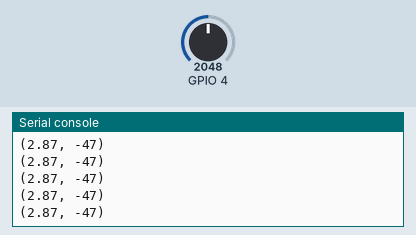
Recording of a program running on a simulated ESP32 board running MicroPython. Shown: the last lines printed to the serial console. The inputs (shaded band) are chosen by the test bench; at power-on: GPIO 4 = 2048 (analog values on the 0–4095 scale).

Above: at 1.2 s.
1.3 s: GPIO 4 set to 2866
At 2.2 s:
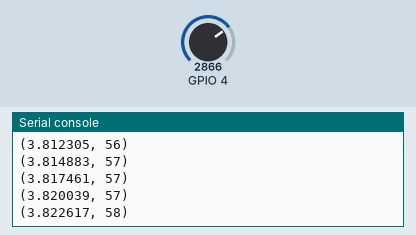
2.8 s: GPIO 4 set to 3603
At 3.9 s:
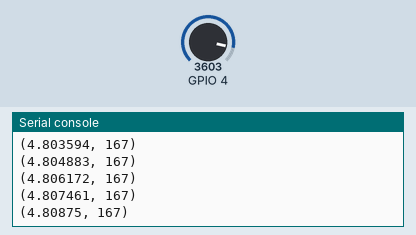
Timing chart, 0 to 5.8 s (numbered marks = the images above; inputs shaded):
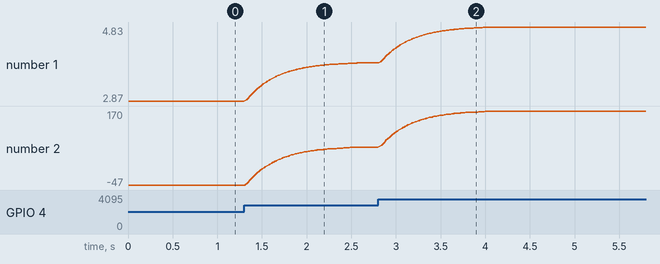

Measured:
- after the input at 1.3 s, the serial console: prints a new line at once (image 1)
- plotted number 1: 2.87 → 3.88 after the input at 1.3 s
- plotted number 2: -47 → 64 after the input at 1.3 s

The program:

Kang_Battery.py
```python
import time
from machine import Pin, ADC
#from machine import Timer
#import machine
from Kang_Queue import Queue

class Battery():
    def __init__(self, pin=4):
        self.adc = ADC(Pin(pin))
        self.adc.atten(ADC.ATTN_11DB)  #开启衰减，量程增大到3.3V
        self.adc_offset = 0
        self.offset_cnt = 100
        self.smoothed_last = 0
        self.temp = []
        self.adc_average_counter = 0
        self.adc_average_time = 5
        self.use_low_pass = True
        self.alpha = 0.97  #low pass coff
        self.queue = Queue()
        self._offset()
        #assert 0==1

    def _offset(self):
        adc_sum = 0
        for i in range(self.offset_cnt):
            adc_value = self.adc.read() #* 3.3 / 4095
            adc_sum += adc_value
            if i >= self.offset_cnt - self.adc_average_time:
                #self.temp.append(adc_value)
                self.queue.enqueue(adc_value)
        self.smoothed_last = adc_sum//self.offset_cnt
        #self.adc_offset = self.smoothed_last #- 4095//2
        #print("offset : ", self.adc_offset)
        #return

    def _calibration(self, V_sample):
        #V_cal = 0.868*V_sample + 0.09
        V_cal = 0.8*V_sample + 0.23
        return V_cal

    def _low_pass_smooth(self, average_adc):
        smoothed_last = int(self.alpha*self.smoothed_last + (1-self.alpha)*average_adc)
        return smoothed_last

    def data_smooth(self, adc_value):
        #self.temp[self.adc_average_counter] = adc_value
        self.queue.dequeue()
        self.queue.enqueue(adc_value)
        average_adc = self.queue.average()
        if self.use_low_pass:
            self.smoothed_last = self._low_pass_smooth(average_adc)
            return self.smoothed_last
        else:
            return average_adc
        '''
        if self.adc_average_counter==self.adc_average_time-1:
            average_adc = sum(self.temp)//self.adc_average_time
            self.adc_average_counter = 0
            if self.use_low_pass:
                self.smoothed_last = self.low_pass_smooth(average_adc)
                return self.smoothed_last
            else:
                return average_adc
        else:
            self.adc_average_counter += 1
            return self.smoothed_last'''

    def normalization(self, adc_raw_data):  # input: 0~4096
        Volt_min = 3.3
        Volt_max = 4.2
        normalized_data = (adc_raw_data-self.adc_offset)*3.3/4096   # 0~3.3
        # recording to the real circuit, plus 2 is the real battery voltage
        sample_volt = normalized_data*2
        cal_volt = self._calibration(sample_volt)
        #print(cal_volt)
        percent = int((cal_volt-Volt_min)/(Volt_max-Volt_min)*100)  # 0~100
        #if normalized_data<0: normalized_data=0
        #if normalized_data>1000: normalized_data=1000
        return cal_volt, percent


    def battery_read_remaining(self):
        adc_value = self.adc.read() #* 3.3 / 4095
        adc_result = self.data_smooth(adc_value)
        volt_result, percent_result = self.normalization(adc_result)
        return volt_result, percent_result


if __name__ == "__main__":
    bat = Battery(4)
    while True:
        adc_data = bat.battery_read_remaining()
        if adc_data != None:
            print(adc_data)
        time.sleep(0.01)
```

Kang_Queue.py
```python
class Queue:
    def __init__(self):
        self.items = []

    def is_empty(self):
        return len(self.items) == 0

    def enqueue(self, item):
        self.items.append(item)

    def dequeue(self):
        if self.is_empty():
            raise Exception('Queue is empty')
        return self.items.pop(0)

    def size(self):
        return len(self.items)

    def average(self):
        return sum(self.items)/len(self.items)

if __name__ == "__main__":
    q = Queue()
    for i in range(5):
        q.enqueue(i)
    print(q.items)
    q.dequeue()
    print(q.items)
    print(q.average())
```
